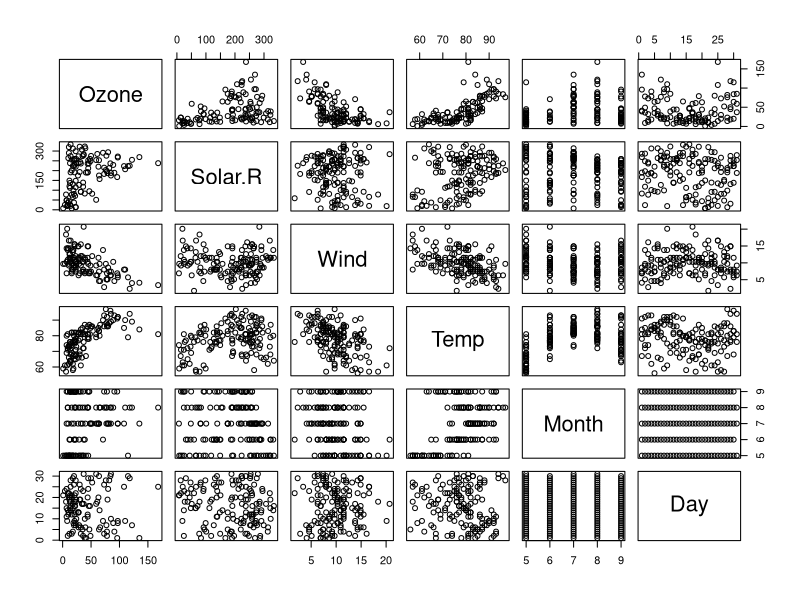
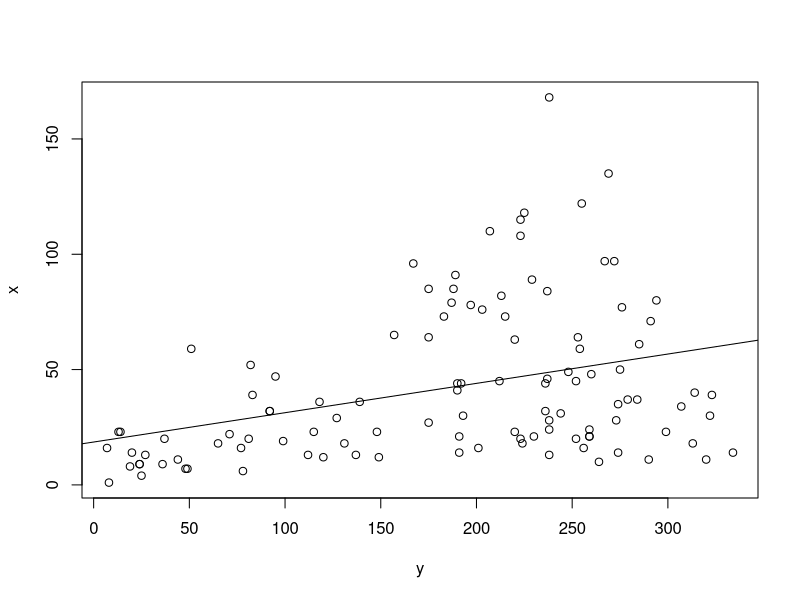

The R script that drew these images, in order:
## ---- chunk 1
knitr::opts_chunk$set(echo = TRUE)
## ---- chunk 2
library(datasets)
data(airquality)
summary(airquality)
## ---- chunk 3
pairs(airquality)
## ---- chunk 4
library(stats)
fit <- lm(Ozone ~ Solar.R, airquality)
summary(fit)
## ---- chunk 5
y <- airquality$Solar.R 
x <- airquality$Ozone

plot(y,x)
abline(fit)
